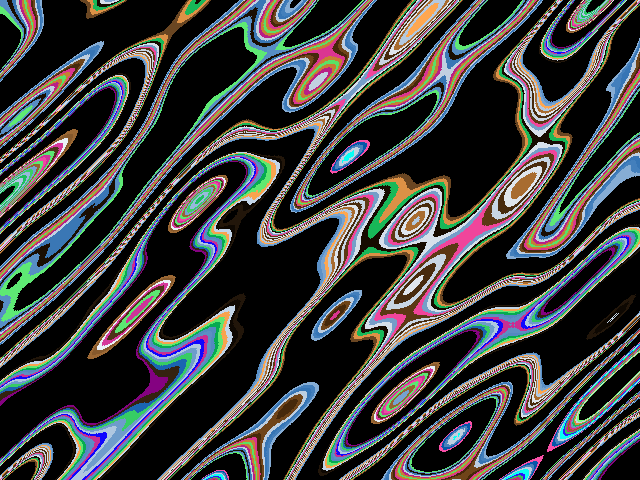
Frame 1 (no input)
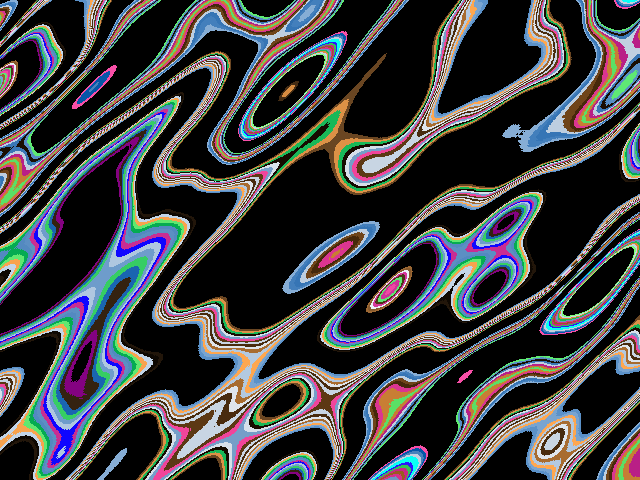
Frame 60 (the mouse pressed at the canvas centre just before this capture)
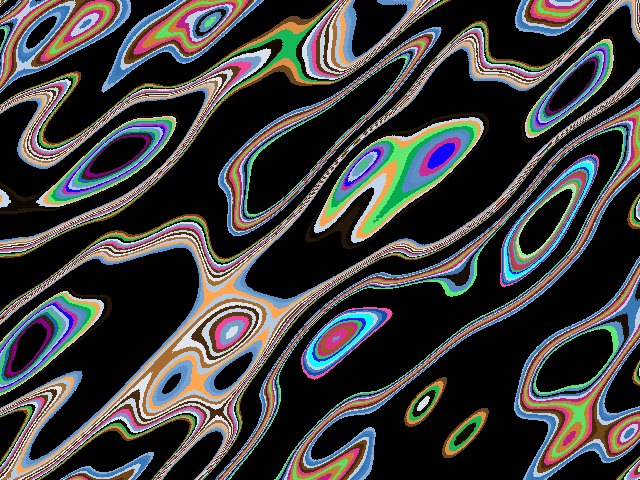
Frame 120 (the mouse held since frame 60 and released just before this capture)

The Processing sketch that drew these frames (run headless with seeded random() and noise(); from frame 60 on, the mouse is pressed at the canvas centre):

// Processing sketch: opalesent
// ── opalesent.pde
void setup() {
  size(640,480, JAVA2D); 
  noiseDetail(2);
  smooth(8);
  //frameRate(30);
}

float t=0;
void draw() {
  t+=0.01;

  loadPixels();
  float noiseScale = 0.005;
  for (int i=0; i < width; i++) {
    for (int j=0; j < height; j++){
      pixels[i+width*j] = color(noise(i*noiseScale + t, j*noiseScale + t, 2*noiseScale*(i+j)+2*t)*255);
    }
  }

  for (int i=0; i < width; i++) {
    for (int j=0; j < height; j++){
      pixels[i+width*j] *= color(50*sin(PI/1029*pixels[i+width*j]));
    }
  }
  
  updatePixels();
  
}
